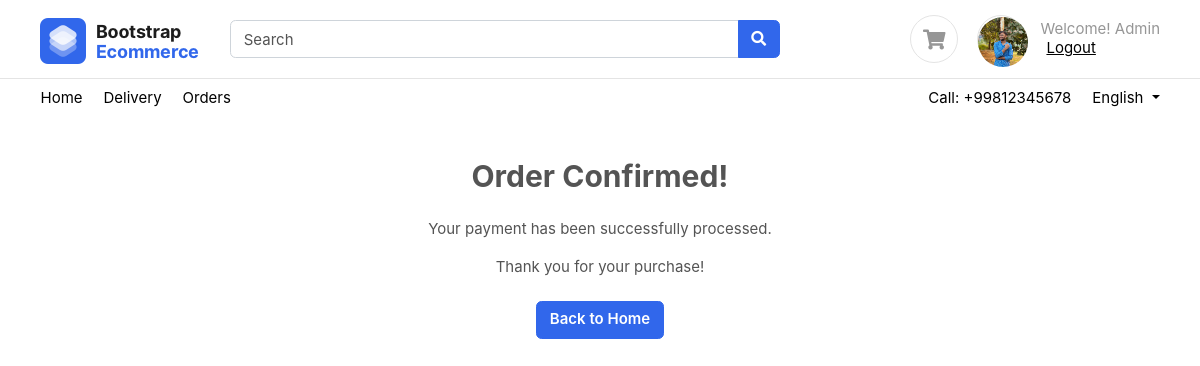
The page /order/confirm (signed in) on the database its author committed.
### accounts/models.py (models this page shows, shortened)
class User(AbstractUser):
    username = None
    first_name = models.CharField(_("first name"), max_length=150, blank=True, null=True)
    last_name = models.CharField(_("last name"), max_length=150, blank=True, null=True)
    email = models.EmailField(primary_key=True)
    phone_number = models.CharField(max_length=20, null=True, blank=True)
    user_bio = models.TextField(null=True, blank=True)
    user_image = models.ImageField(upload_to="profile", null=True, blank=True)
    email_token = models.CharField(max_length=100, null=True, blank=True)
    is_email_verified = models.BooleanField(default=False)
    reset_password_token = models.UUIDField(default=None , null=True, blank=True)
    USERNAME_FIELD = 'email'
    REQUIRED_FIELDS = []
    objects = UserManager()
    class Meta:
        verbose_name = 'profile'

### orders/views.py (the view)
# urls.py: path('confirm', order_confirm, name='order-confirm'),
def order_confirm(request):
    return render(request, 'orders/order_confirm.html')

### templates/orders/order_confirm.html (shortened to what this page needs)
{% extends 'base/base.html' %}
{% block content %}
<section class="section-content padding-y">
    <div class="container">
        <div class="row justify-content-center">
            <div class="col-md-8 text-center">
                <h2 class="mb-4">Order Confirmed!</h2>
                <p>Your payment has been successfully processed.</p>
                <p>Thank you for your purchase!</p>
                <div class="mt-4">
                    <a href="/" class="btn btn-primary">Back to Home</a>
                </div>
            </div>
        </div>
    </div>
</section>
{% endblock content %}

### templates/base/base.html (shortened to what this page needs)
<!DOCTYPE HTML>
<html lang="en">
<head>
    <link rel="stylesheet" href="/static/css/slick.css">
    <link rel="stylesheet" href="/static/css/slick-theme.css">
    <link href="/static/css/bootstrap.css" rel="stylesheet" type="text/css" />
    <link href="/static/fonts/fontawesome/css/all.min.css" type="text/css" rel="stylesheet">
    <link href="/static/css/ui.css" rel="stylesheet" type="text/css" />
    <link href="/static/css/responsive.css" rel="stylesheet" />
</head>
<body>
    <header class="section-header">
        <section class="header-main border-bottom">
            <div class="container">
                <div class="row align-items-center">
                    <div class="col-lg-2 col-4">
                        <div class="brand-wrap">
                            <a class="logo" href="/"><img src="/static/images/logo.png" alt="logo"></a>
                        </div>
                    </div>
                    <div class="col-lg-6 col-sm-12">
                        <form action="{% url 'search'  %}" class="search">
                            <div class="input-group w-100">
                                <input id="productName" type="text" name="name" class="form-control" placeholder="Search">
                                <div class="input-group-append">
                                    <button class="btn btn-primary" type="submit">
                                        <i class="fa fa-search"></i>
                                    </button>
                                </div>
                            </div>
                        </form>
                    </div>
                    <div class="col-lg-4 col-sm-6 col-8">
                        <div class="widgets-wrap float-md-right">
                            <div class="widget-header  mr-3">
                                <a href="{% url 'cart' %}" class="icon icon-sm rounded-circle border"><i
                                        class="fa fa-shopping-cart"></i></a>
                            </div>
                            <div class="widget-header icontext">
                                {% if request.user.is_authenticated %}
                                    {% if request.user.user_image %}
                                        <a href="{% url 'profile' request.user.email %}" class="icon icon-sm rounded-circle border">
                                            <img class="rounded-circle" src="{{ request.user.user_image.url }}" alt="User Image" style="width: 50px; height: 50px; border-radius: 50%; object-fit: cover;">
                                        </a>
                                    {% else %}
                                        <a href="{% url 'profile' request.user.email %}" class="icon icon-sm rounded-circle border">
                                            <i class="fa fa-user"></i>
                                        </a>
                                    {% endif %}
                                {% else %}
                                    <a class="icon icon-sm rounded-circle border">
                                        <i class="fa fa-user"></i>
                                    </a>
                                {% endif %}
                                <div class="text">
                                    <span class="text-muted">
                                        {% if request.user.is_authenticated %}
                                        Welcome! {{ request.user.first_name }}
                                        {% else %}
                                        Sign In
                                        {% endif %}
                                    </span>
                                    {% if request.user.is_authenticated %}
                                    <div>
                                        <form method="post" action="{% url 'logout' %}" style="display: inline;">
                                            <button type="submit" style="background: none; border: none; color: black; text-decoration: underline; cursor: pointer;">Logout</button>
                                        </form>
                                    </div>
                                    {% else %}
                                    <div>
                                        <a href="{% url 'login' %}">Log in</a> |
                                        <a href="{% url 'register' %}"> Register</a>
                                    </div>
                                    {% endif %}
                                </div>
                            </div>
                        </div>
                    </div>
                </div>
            </div>
        </section>
        <nav class="navbar navbar-expand p-0">
            <div class="container">
                <ul class="navbar-nav d-none d-md-flex mr-auto">
                    <li class="nav-item"><a class="nav-link" href="/">Home</a></li>
                    <li class="nav-item"><a class="nav-link" href="#">Delivery</a></li>
                    <li class="nav-item"><a class="nav-link" href="{% url 'orders-page'%}">Orders</a></li>
                </ul>
                <ul class="navbar-nav">
                    <li class="nav-item"><a href="#" class="nav-link"> Call: +99812345678 </a></li>
                    <li class="nav-item dropdown">
                        <a href="#" class="nav-link dropdown-toggle" data-toggle="dropdown"> English </a>
                    </li>
                </ul>
            </div>
        </nav>
    </header>
    {% block content %}
    {% endblock content %}
</body>
</html>

### static/css/ui.css (style rules this page uses)
html { font-family: 'Inter', sans-serif; font-size: 15px; }
.icon-xs, .icon-sm, .icon-md, .icon-lg { display: inline-block; text-align: center; flex-shrink: 0; flex-grow: 0; }
.icon-sm { width: 48px; height: 48px; line-height: 48px; font-size: 20px; }
.padding-y { padding-top: 40px; padding-bottom: 40px; }
.header-main { position: relative; padding-top: 1rem; padding-bottom: 1rem; }
.brand-wrap .logo, .navbar-brand .logo { margin-right: 7px; max-height: 42px; display: inline-block; }
.widget-header { display: inline-block; vertical-align: middle; position: relative; }
.widget-header a { color: #545454; }
.widget-header i { color: #969696; }
.widget-header form { min-width: 280px; }
.icontext { display: inline-flex; align-items: center; vertical-align: middle; }
.icontext .text { width: 100%; line-height: 1.2; color: #212529; }
.icontext .icon { position: relative; margin-right: 15px; flex-shrink: 0; flex-grow: 0; }

### templates/base/base.html (style rules this page uses)
a { color: black; background-color: transparent; text-decoration: none; }

### rows shown on the page
User: user.user_image (picture), user.first_name "Admin"
